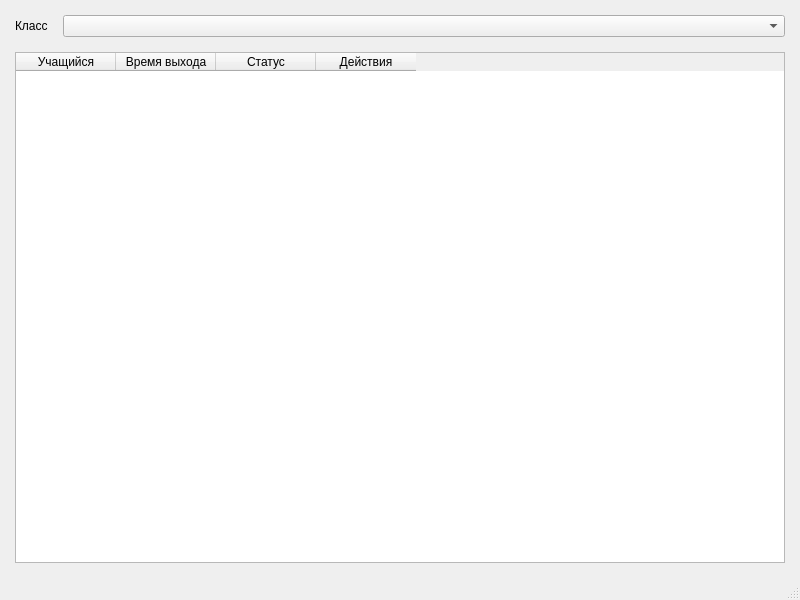
<?xml version="1.0" encoding="UTF-8"?>
<ui version="4.0">
 <class>MainWindow</class>
 <widget class="QMainWindow" name="MainWindow">
  <property name="geometry">
   <rect>
    <x>0</x>
    <y>0</y>
    <width>800</width>
    <height>600</height>
   </rect>
  </property>
  <property name="windowTitle">
   <string>MainWindow</string>
  </property>
  <widget class="QWidget" name="centralwidget">
   <layout class="QVBoxLayout" name="verticalLayout">
    <property name="spacing">
     <number>15</number>
    </property>
    <property name="leftMargin">
     <number>15</number>
    </property>
    <property name="topMargin">
     <number>15</number>
    </property>
    <property name="rightMargin">
     <number>15</number>
    </property>
    <property name="bottomMargin">
     <number>15</number>
    </property>
    <item>
     <layout class="QFormLayout" name="formLayout">
      <item row="0" column="0">
       <widget class="QLabel" name="Label">
        <property name="sizePolicy">
         <sizepolicy hsizetype="Preferred" vsizetype="Minimum">
          <horstretch>0</horstretch>
          <verstretch>0</verstretch>
         </sizepolicy>
        </property>
        <property name="text">
         <string>Класс</string>
        </property>
       </widget>
      </item>
      <item row="0" column="1">
       <widget class="QComboBox" name="class_selector">
        <property name="sizePolicy">
         <sizepolicy hsizetype="Preferred" vsizetype="Minimum">
          <horstretch>0</horstretch>
          <verstretch>0</verstretch>
         </sizepolicy>
        </property>
       </widget>
      </item>
     </layout>
    </item>
    <item>
     <widget class="QTableWidget" name="tableWidget">
      <column>
       <property name="text">
        <string>Учащийся</string>
       </property>
      </column>
      <column>
       <property name="text">
        <string>Время выхода</string>
       </property>
      </column>
      <column>
       <property name="text">
        <string>Статус</string>
       </property>
      </column>
      <column>
       <property name="text">
        <string>Действия</string>
       </property>
      </column>
     </widget>
    </item>
   </layout>
  </widget>
  <widget class="QMenuBar" name="menubar">
   <property name="geometry">
    <rect>
     <x>0</x>
     <y>0</y>
     <width>800</width>
     <height>26</height>
    </rect>
   </property>
  </widget>
  <widget class="QStatusBar" name="statusbar"/>
 </widget>
 <resources/>
 <connections/>
</ui>
